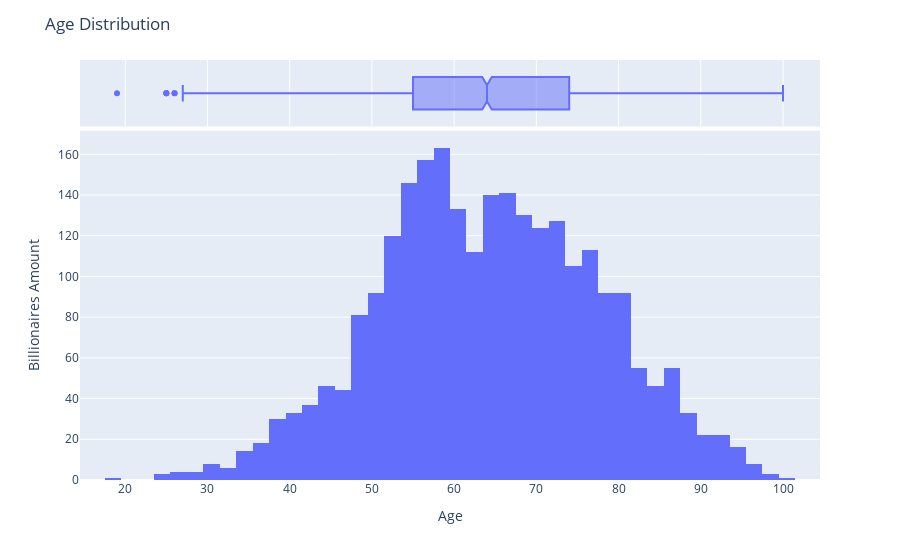

Write notebook code for a chart like this one.
### Code cell
fig_1 = px.histogram(
    data,
    x='age',
    # nbins=120,
    marginal="box",
).update_layout(
    title='Age Distribution',
    xaxis_title='Age',
    yaxis_title='Billionaires Amount',
    legend_traceorder="reversed")

fig_1.show()

### Figure 1 — Plotly figure (JSON) as saved in the notebook; plotly's stock layout.template omitted (floating-point values rounded to 4 significant figures; data arrays with more than 128 entries replaced by an {"elided": "..."} marker saying what was removed)
{"data": [{"alignmentgroup": "True", "bingroup": "x", "hovertemplate": "age=%{x}<br>count=%{y}<extra></extra>", "legendgroup": "", "marker": {"color": "#636efa", "pattern": {"shape": ""}}, "name": "", "offsetgroup": "", "orientation": "v", "showlegend": false, "type": "histogram", "x": {"elided": "2577 int values"}, "xaxis": "x", "yaxis": "y"}, {"alignmentgroup": "True", "hovertemplate": "age=%{x}<extra></extra>", "legendgroup": "", "marker": {"color": "#636efa"}, "name": "", "notched": true, "offsetgroup": "", "showlegend": false, "type": "box", "x": {"elided": "2577 int values"}, "xaxis": "x2", "yaxis": "y2"}], "layout": {"barmode": "relative", "legend": {"tracegroupgap": 0, "traceorder": "reversed"}, "margin": {"t": 60}, "title": {"text": "Age Distribution"}, "xaxis": {"anchor": "y", "domain": [0, 1], "title": {"text": "Age"}}, "xaxis2": {"anchor": "y2", "domain": [0, 1], "matches": "x", "showgrid": true, "showticklabels": false}, "yaxis": {"anchor": "x", "domain": [0, 0.8316], "title": {"text": "Billionaires Amount"}}, "yaxis2": {"anchor": "x2", "domain": [0.8416, 1], "matches": "y2", "showgrid": false, "showline": false, "showticklabels": false, "ticks": ""}}}
